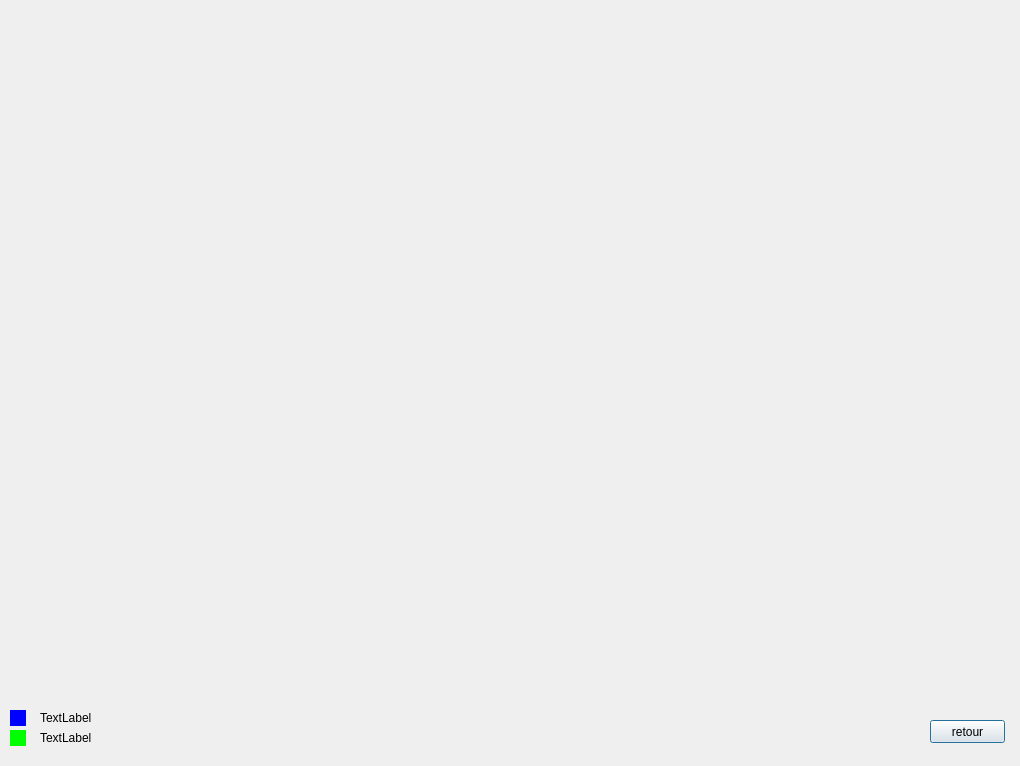
<?xml version="1.0" encoding="UTF-8"?>
<ui version="4.0">
 <class>stati</class>
 <widget class="QDialog" name="stati">
  <property name="geometry">
   <rect>
    <x>0</x>
    <y>0</y>
    <width>1020</width>
    <height>766</height>
   </rect>
  </property>
  <property name="windowTitle">
   <string>Dialog</string>
  </property>
  <widget class="QPushButton" name="pushButton">
   <property name="geometry">
    <rect>
     <x>930</x>
     <y>720</y>
     <width>75</width>
     <height>23</height>
    </rect>
   </property>
   <property name="text">
    <string>retour</string>
   </property>
  </widget>
  <widget class="QWidget" name="widget" native="true">
   <property name="geometry">
    <rect>
     <x>10</x>
     <y>710</y>
     <width>16</width>
     <height>16</height>
    </rect>
   </property>
   <property name="styleSheet">
    <string notr="true">
background-color: rgb(0, 0, 255);</string>
   </property>
   <widget class="QWidget" name="widget_4" native="true">
    <property name="geometry">
     <rect>
      <x>10</x>
      <y>10</y>
      <width>16</width>
      <height>16</height>
     </rect>
    </property>
    <property name="styleSheet">
     <string notr="true">
background-color: rgb(0, 0, 255);</string>
    </property>
   </widget>
  </widget>
  <widget class="QLabel" name="label_3">
   <property name="geometry">
    <rect>
     <x>40</x>
     <y>730</y>
     <width>71</width>
     <height>16</height>
    </rect>
   </property>
   <property name="text">
    <string>TextLabel</string>
   </property>
  </widget>
  <widget class="QWidget" name="widget_6" native="true">
   <property name="geometry">
    <rect>
     <x>10</x>
     <y>730</y>
     <width>16</width>
     <height>16</height>
    </rect>
   </property>
   <property name="styleSheet">
    <string notr="true">background-color: rgb(0, 255, 0);</string>
   </property>
  </widget>
  <widget class="QLabel" name="label_2">
   <property name="geometry">
    <rect>
     <x>40</x>
     <y>710</y>
     <width>61</width>
     <height>16</height>
    </rect>
   </property>
   <property name="text">
    <string>TextLabel</string>
   </property>
  </widget>
 </widget>
 <resources/>
 <connections/>
</ui>
